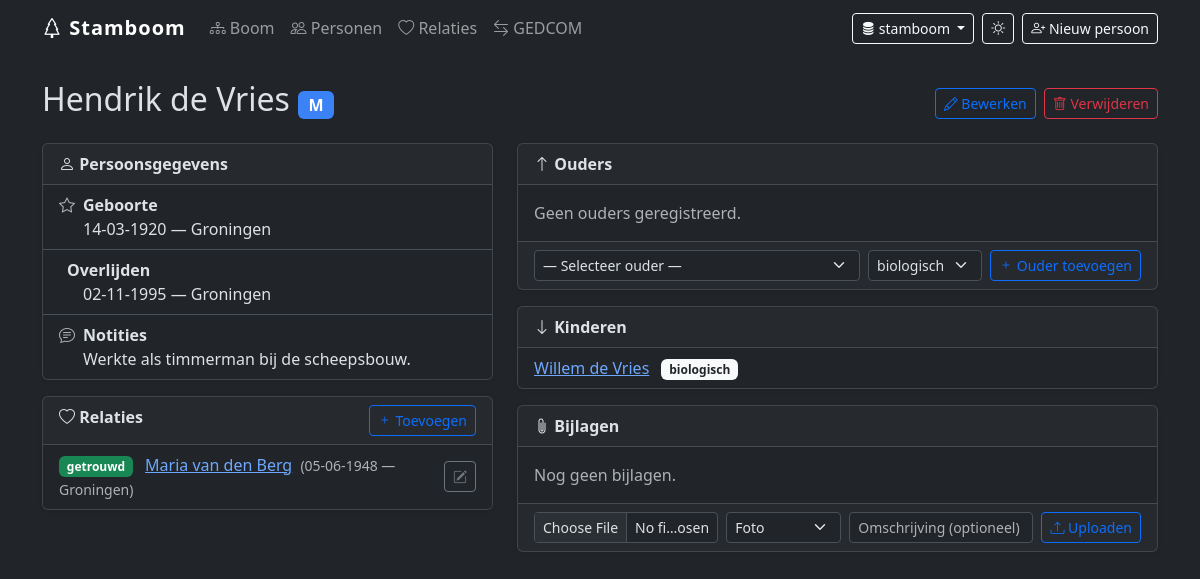
Page /personen/1 on the committed database.
### models.py (models this page shows, shortened)
class Persoon(Base):
    __tablename__ = "persoon"
    id: Mapped[int] = mapped_column(Integer, primary_key=True, index=True)
    voornaam: Mapped[str] = mapped_column(String(100))
    achternaam: Mapped[str] = mapped_column(String(100))
    geboorte_datum: Mapped[date | None] = mapped_column(Date, nullable=True)
    geboorte_plaats: Mapped[str | None] = mapped_column(String(200), nullable=True)
    sterf_datum: Mapped[date | None] = mapped_column(Date, nullable=True)
    sterf_plaats: Mapped[str | None] = mapped_column(String(200), nullable=True)
    begraven_locatie: Mapped[str | None] = mapped_column(String(300), nullable=True)
    geslacht: Mapped[Geslacht | None] = mapped_column(Enum(Geslacht), nullable=True)
    notities: Mapped[str | None] = mapped_column(Text, nullable=True)
    relaties_a: Mapped[list["Relatie"]] = relationship(
        "Relatie", foreign_keys="Relatie.persoon_a_id", back_populates="persoon_a"
    )
    relaties_b: Mapped[list["Relatie"]] = relationship(
        "Relatie", foreign_keys="Relatie.persoon_b_id", back_populates="persoon_b"
    )
    ouder_van: Mapped[list["Ouderschap"]] = relationship(
        "Ouderschap", foreign_keys="Ouderschap.ouder_id", back_populates="ouder"
    )
    kind_van: Mapped[list["Ouderschap"]] = relationship(
        "Ouderschap", foreign_keys="Ouderschap.kind_id", back_populates="kind"
    )
    bijlagen: Mapped[list["Bijlage"]] = relationship(
        "Bijlage", foreign_keys="Bijlage.persoon_id", back_populates="persoon"
    )

class Relatie(Base):
    __tablename__ = "relatie"
    id: Mapped[int] = mapped_column(Integer, primary_key=True, index=True)
    persoon_a_id: Mapped[int] = mapped_column(Integer, ForeignKey("persoon.id"))
    persoon_b_id: Mapped[int] = mapped_column(Integer, ForeignKey("persoon.id"))
    type: Mapped[RelatieType] = mapped_column(Enum(RelatieType))
    datum_start: Mapped[date | None] = mapped_column(Date, nullable=True)
    plaats_start: Mapped[str | None] = mapped_column(String(200), nullable=True)
    datum_einde: Mapped[date | None] = mapped_column(Date, nullable=True)
    persoon_a: Mapped["Persoon"] = relationship(
        "Persoon", foreign_keys=[persoon_a_id], back_populates="relaties_a"
    )
    persoon_b: Mapped["Persoon"] = relationship(
        "Persoon", foreign_keys=[persoon_b_id], back_populates="relaties_b"
    )
    bijlagen: Mapped[list["Bijlage"]] = relationship(
        "Bijlage", foreign_keys="Bijlage.relatie_id", back_populates="relatie"
    )

class Ouderschap(Base):
    __tablename__ = "ouderschap"
    id: Mapped[int] = mapped_column(Integer, primary_key=True, index=True)
    kind_id: Mapped[int] = mapped_column(Integer, ForeignKey("persoon.id"))
    ouder_id: Mapped[int] = mapped_column(Integer, ForeignKey("persoon.id"))
    type: Mapped[OuderschapType] = mapped_column(
        Enum(OuderschapType), default=OuderschapType.biologisch
    )
    kind: Mapped["Persoon"] = relationship(
        "Persoon", foreign_keys=[kind_id], back_populates="kind_van"
    )
    ouder: Mapped["Persoon"] = relationship(
        "Persoon", foreign_keys=[ouder_id], back_populates="ouder_van"
    )

### routers/personen.py (the view)
@router.get("/{persoon_id}", response_class=HTMLResponse)
def persoon_detail(request: Request, persoon_id: int, db: Session = Depends(get_db)):
    persoon = db.get(Persoon, persoon_id)
    if not persoon:
        raise HTTPException(status_code=404, detail="Persoon niet gevonden")
    alle_personen = (
        db.query(Persoon)
        .filter(Persoon.id != persoon_id)
        .order_by(Persoon.achternaam, Persoon.voornaam)
        .all()
    )
    return templates.TemplateResponse(
        request, "persoon_detail.html",
        {
            "persoon": persoon,
            "alle_personen": alle_personen,
            "ouderschap_typen": ["biologisch", "adoptief", "pleeg"],
        },
    )

### templates/persoon_detail.html (shortened to what this page needs)
{% extends "base.html" %}
{% block content %}
<div class="d-flex justify-content-between align-items-center mb-3">
  <h2>
    {{ persoon.voornaam }} {{ persoon.achternaam }}
    {% if persoon.geslacht %}
    <span class="badge badge-{{ persoon.geslacht.value }} fs-6">{{ persoon.geslacht.value }}</span>
    {% endif %}
  </h2>
  <div class="d-flex gap-2">
    <a href="/personen/{{ persoon.id }}/bewerken" class="btn btn-outline-primary btn-sm">
      <i class="bi bi-pencil"></i> Bewerken
    </a>
    <form method="post" action="/personen/{{ persoon.id }}/verwijderen"
          onsubmit="return confirm('Weet je zeker dat je {{ persoon.voornaam }} wilt verwijderen?')">
      <button type="submit" class="btn btn-outline-danger btn-sm">
        <i class="bi bi-trash"></i> Verwijderen
      </button>
    </form>
  </div>
</div>
<div class="row g-4">
  <div class="col-lg-5">
    <div class="card mb-3">
      <div class="card-header fw-semibold"><i class="bi bi-person"></i> Persoonsgegevens</div>
      <ul class="list-group list-group-flush">
        {% if persoon.geboorte_datum or persoon.geboorte_plaats %}
        <li class="list-group-item">
          <i class="bi bi-star text-muted me-2"></i><strong>Geboorte</strong><br>
          <span class="ms-4">
            {% if persoon.geboorte_datum %}{{ persoon.geboorte_datum.strftime('%d-%m-%Y') }}{% endif %}
            {% if persoon.geboorte_plaats %} — {{ persoon.geboorte_plaats }}{% endif %}
          </span>
        </li>
        {% endif %}
        {% if persoon.sterf_datum or persoon.sterf_plaats %}
        <li class="list-group-item">
          <strong>Overlijden</strong><br>
          <span class="ms-4">
            {% if persoon.sterf_datum %}{{ persoon.sterf_datum.strftime('%d-%m-%Y') }}{% endif %}
            {% if persoon.sterf_plaats %} — {{ persoon.sterf_plaats }}{% endif %}
          </span>
        </li>
        {% endif %}
        {% if persoon.notities %}
        <li class="list-group-item">
          <i class="bi bi-chat-text text-muted me-2"></i><strong>Notities</strong><br>
          <span class="ms-4">{{ persoon.notities }}</span>
        </li>
        {% endif %}
      </ul>
    </div>
    <div class="card mb-3">
      <div class="card-header fw-semibold d-flex justify-content-between">
        <span><i class="bi bi-heart"></i> Relaties</span>
        <a href="/relaties/nieuw?persoon_a={{ persoon.id }}" class="btn btn-sm btn-outline-primary">
          <i class="bi bi-plus"></i> Toevoegen
        </a>
      </div>
      {% if persoon.relaties %}
      <ul class="list-group list-group-flush">
        {% for rel in persoon.relaties %}
        <li class="list-group-item">
          {% set partner = rel.persoon_b if rel.persoon_a_id == persoon.id else rel.persoon_a %}
          <div class="d-flex justify-content-between align-items-center">
            <div>
              <span class="badge {% if rel.type.value == 'getrouwd' %}bg-success{% elif rel.type.value == 'gescheiden' %}bg-danger{% else %}bg-secondary{% endif %} me-2">
                {{ rel.type.value }}
              </span>
              <a href="/personen/{{ partner.id }}">{{ partner.volledige_naam }}</a>
              {% if rel.datum_start %}
              <small class="text-muted ms-1">
                ({{ rel.datum_start.strftime('%d-%m-%Y') }}
                {% if rel.plaats_start %} — {{ rel.plaats_start }}{% endif %})
              </small>
              {% endif %}
            </div>
            <a href="/relaties/{{ rel.id }}" class="btn btn-sm btn-outline-secondary">
              <i class="bi bi-pencil-square"></i>
            </a>
          </div>
        </li>
        {% endfor %}
      </ul>
      {% else %}
      <div class="card-body text-muted">Geen relaties geregistreerd.</div>
      {% endif %}
    </div>
  </div>
  <div class="col-lg-7">
    <div class="card mb-3">
      <div class="card-header fw-semibold"><i class="bi bi-arrow-up"></i> Ouders</div>
      {% if persoon.kind_van %}
      <ul class="list-group list-group-flush">
        {% for oud in persoon.kind_van %}
        <li class="list-group-item d-flex justify-content-between align-items-center">
          <div>
            <a href="/personen/{{ oud.ouder.id }}">{{ oud.ouder.volledige_naam }}</a>
            <span class="badge bg-light text-dark ms-2">{{ oud.type.value }}</span>
          </div>
          <form method="post" action="/personen/{{ persoon.id }}/ouderschap/{{ oud.id }}/verwijderen">
            <button type="submit" class="btn btn-sm btn-outline-danger">
              <i class="bi bi-x"></i>
            </button>
          </form>
        </li>
        {% endfor %}
      </ul>
      {% else %}
      <div class="card-body text-muted">Geen ouders geregistreerd.</div>
      {% endif %}
      <div class="card-footer">
        <form method="post" action="/personen/{{ persoon.id }}/ouderschap" class="row g-2">
          <div class="col">
            <select class="form-select form-select-sm" name="ouder_id" required>
              <option value="">— Selecteer ouder —</option>
            </select>
          </div>
          <div class="col-auto">
            <select class="form-select form-select-sm" name="type">
              {% for t in ouderschap_typen %}
              <option value="{{ t }}">{{ t }}</option>
              {% endfor %}
            </select>
          </div>
          <div class="col-auto">
            <button type="submit" class="btn btn-sm btn-outline-primary">
              <i class="bi bi-plus"></i> Ouder toevoegen
            </button>
          </div>
        </form>
      </div>
    </div>
    <div class="card mb-3">
      <div class="card-header fw-semibold"><i class="bi bi-arrow-down"></i> Kinderen</div>
      {% if persoon.ouder_van %}
      <ul class="list-group list-group-flush">
        {% for oud in persoon.ouder_van %}
        <li class="list-group-item">
          <a href="/personen/{{ oud.kind.id }}">{{ oud.kind.volledige_naam }}</a>
          <span class="badge bg-light text-dark ms-2">{{ oud.type.value }}</span>
        </li>
        {% endfor %}
      </ul>
      {% else %}
      <div class="card-body text-muted">Geen kinderen geregistreerd.</div>
      {% endif %}
    </div>
    <div class="card mb-3">
      <div class="card-header fw-semibold"><i class="bi bi-paperclip"></i> Bijlagen</div>
      {% if persoon.bijlagen %}
      <ul class="list-group list-group-flush">
        {% for b in persoon.bijlagen %}
        <li class="list-group-item d-flex justify-content-between align-items-center">
          <div>
            {% if b.type.value == 'foto' %}
            <i class="bi bi-image text-primary me-2"></i>
            {% elif b.type.value == 'document' %}
            <i class="bi bi-file-earmark-text text-success me-2"></i>
            {% else %}
            <i class="bi bi-paperclip me-2"></i>
            {% endif %}
            <a href="/uploads/{{ persoon.id }}/{{ b.bestandsnaam }}" target="_blank">{{ b.bestandsnaam }}</a>
            {% if b.omschrijving %}
            <small class="text-muted ms-2">{{ b.omschrijving }}</small>
            {% endif %}
          </div>
          <form method="post" action="/personen/{{ persoon.id }}/bijlagen/{{ b.id }}/verwijderen">
            <button type="submit" class="btn btn-sm btn-outline-danger">
              <i class="bi bi-trash"></i>
            </button>
          </form>
        </li>
        {% endfor %}
      </ul>
      {% else %}
      <div class="card-body text-muted">Nog geen bijlagen.</div>
      {% endif %}
      <div class="card-footer">
        <form method="post" action="/personen/{{ persoon.id }}/bijlagen" enctype="multipart/form-data" class="row g-2">
          <div class="col">
            <input type="file" class="form-control form-control-sm" name="bestand" required>
          </div>
          <div class="col-auto">
            <select class="form-select form-select-sm" name="type">
              <option value="foto">Foto</option>
            </select>
          </div>
          <div class="col">
            <input type="text" class="form-control form-control-sm" name="omschrijving" placeholder="Omschrijving (optioneel)">
          </div>
          <div class="col-auto">
            <button type="submit" class="btn btn-sm btn-outline-primary">
              <i class="bi bi-upload"></i> Uploaden
            </button>
          </div>
        </form>
      </div>
    </div>
  </div>
</div>
{% endblock %}

### templates/base.html (style rules this page uses)
:root, [data-bs-theme="light"] { --tree-line: #94a3b8; --tree-text: #1f2937; --tree-text-muted: #6b7280; --tree-bg: #ffffff; --box-bg-M: #dbeafe; --box-border-M: #3b82f6; --box-bg-V: #fce7f3; --box-border-V: #ec4899; --box-bg-X: #f3f4f6; --box-border-X: #6b7280; }
[data-bs-theme="dark"] { --tree-line: #4b5563; --tree-text: #e5e7eb; --tree-text-muted: #9ca3af; --tree-bg: #1e2530; --box-bg-M: #1e3a5f; --box-border-M: #60a5fa; --box-bg-V: #4a1533; --box-border-V: #f472b6; --box-bg-X: #374151; --box-border-X: #9ca3af; }
.card { box-shadow: 0 1px 4px rgba(0,0,0,.08); }
.badge-M { background-color: #3b82f6; }

### rows in the picture
Persoon: voornaam "Hendrik", achternaam "de Vries", geslacht.value "M", geboorte_datum "14-03-1920", geboorte_plaats "Groningen", sterf_datum "02-11-1995", sterf_plaats "Groningen", notities "Werkte als timmerman bij de scheepsbouw."
Relatie: type.value "getrouwd", datum_start "05-06-1948", plaats_start "Groningen"
Persoon: volledige_naam "Maria van den Berg"
Ouderschap: kind.volledige_naam "Willem de Vries", type.value "biologisch"

### other values in the picture
{{ request.state.actief_db }} "stamboom"
form field type "biologisch"
